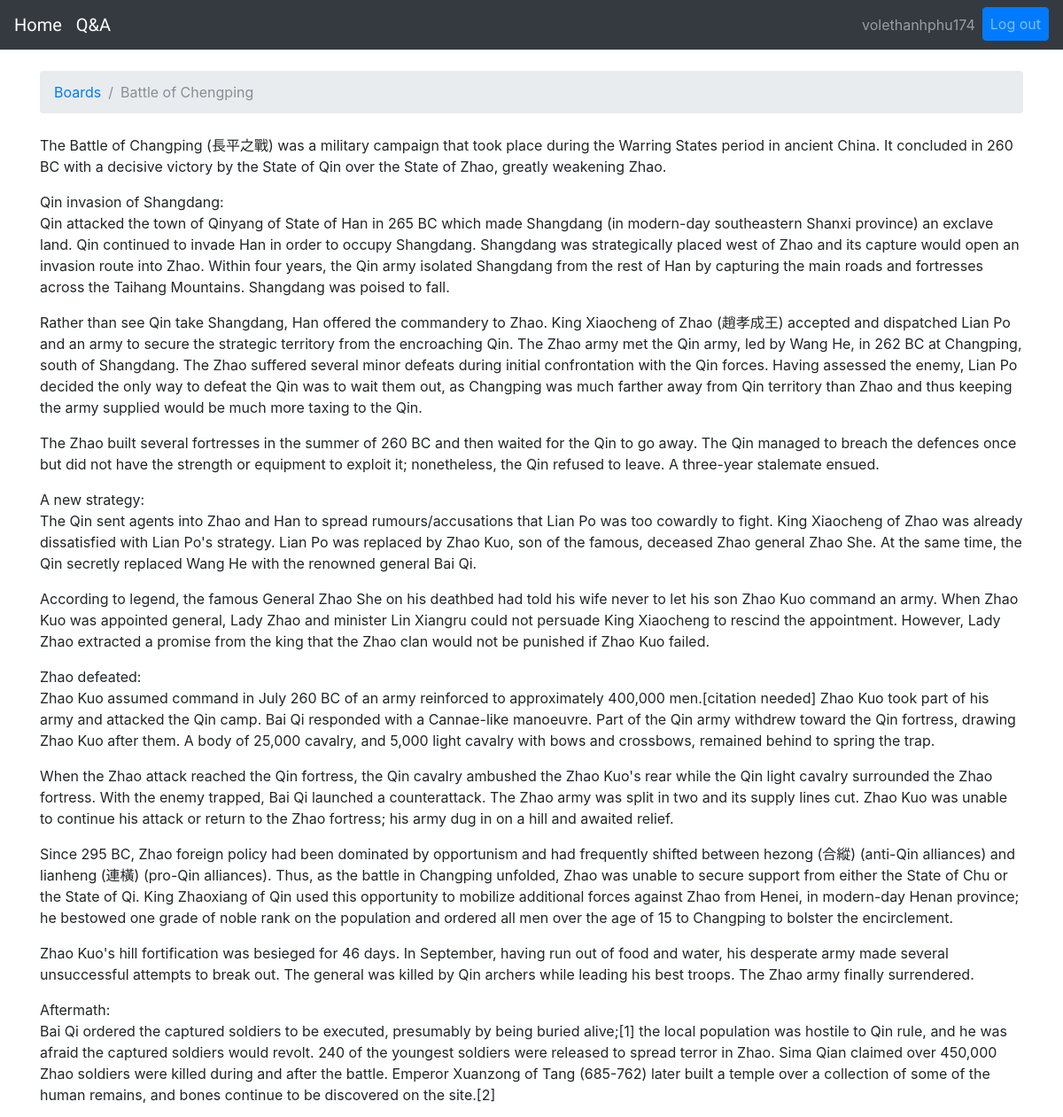
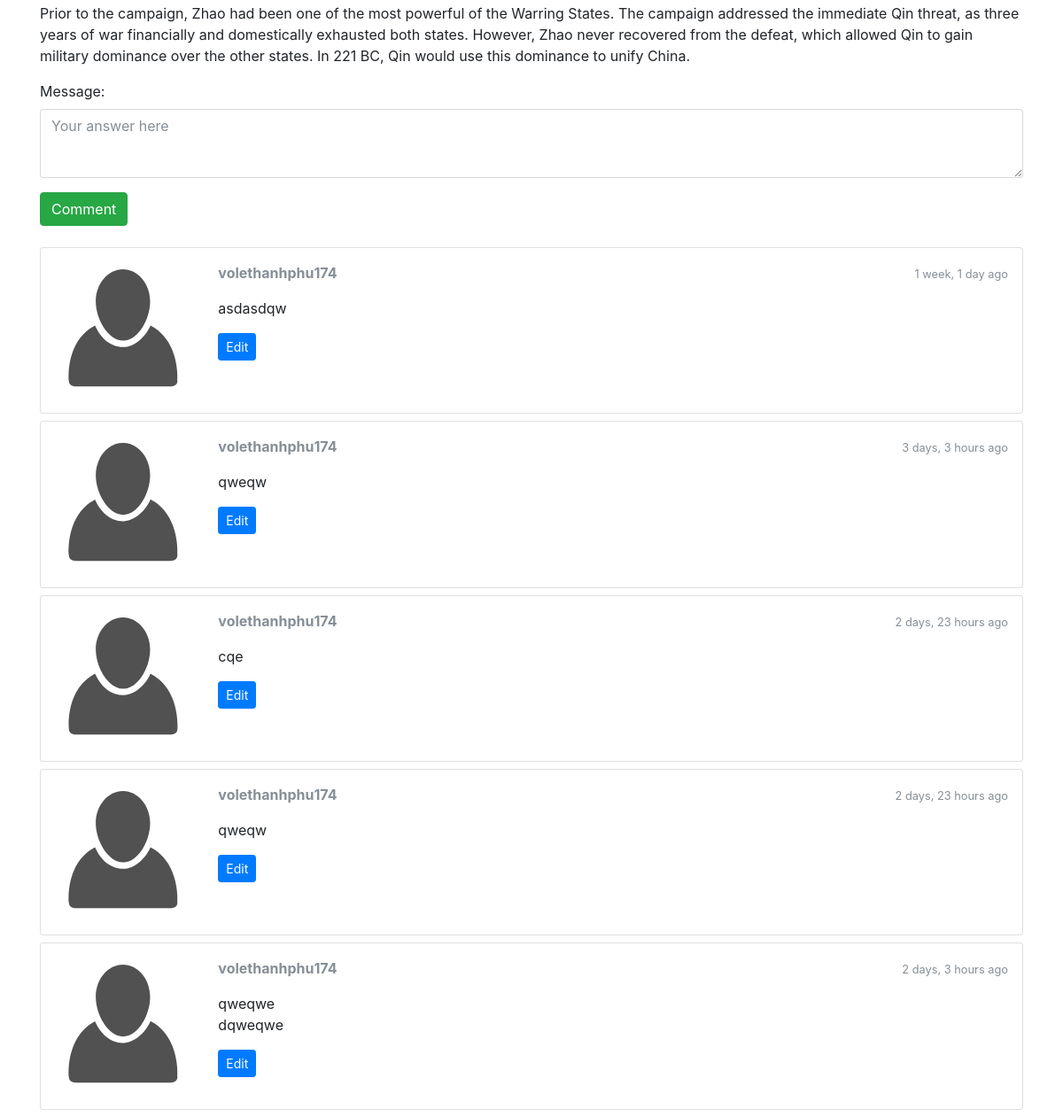
/board/battle-of-chengping/ (signed in), run on the app's committed database (2 pictures, top to bottom).
### board/models.py (models this page shows, shortened)
class Topic(models.Model):
    title = models.CharField(max_length=150)
    content = models.TextField(default="content")
    description = models.CharField(max_length=150, default="desc")
    genre = models.ManyToManyField(Genre, related_name="topics")
    slug = models.SlugField(null=False, unique=True)
    views = models.PositiveIntegerField(default=0)
    created_at = models.DateTimeField(auto_now_add=True)
    def save(self, *args, **kwargs):
        self.slug = slugify(self.title)
        super(Topic, self).save(*args, **kwargs)

class Comment(models.Model):
    message = models.TextField(default="message")
    topic = models.ForeignKey(Topic, related_name="comments", on_delete=models.CASCADE)
    created_at = models.DateTimeField(auto_now_add=True)
    created_by = models.ForeignKey(User, related_name="comments", on_delete=models.SET_NULL, null=True)

### board/views.py (the view, shortened to what this page needs)
# urls.py: url(r'^(?P<slug>[-\w]+)/$', views.topic_detail, name='topic_detail'),
def topic_detail(request, slug):
    topic = get_object_or_404(Topic, slug=slug)
    topic.views += 1
    topic.save()
    form = CommentForm()
    return render(request, 'topic.html', {'topic':topic, 'form':form})

### board/forms.py
class CommentForm(forms.ModelForm):
    message = forms.CharField(
        widget=forms.Textarea(
            attrs={'rows': 3, 'placeholder': 'Your answer here'}
        ),
    )
    class Meta:
        model = Comment
        fields = ['message', ]

### Q/templatetags/form_tags.py (called while the page is built)
@register.filter
def input_class(bound_field):
    css_class = ''
    if bound_field.form.is_bound:
        if bound_field.errors:
            css_class = 'is-invalid'
        elif field_type(bound_field) != 'PasswordInput':
            css_class = 'is-valid'
    return 'form-control {}'.format(css_class)

### board/templates/topic.html (shortened to what this page needs)
{% extends "basic.html" %}
{% load static %}
{% load humanize %}
{% block breadcrumb %}
<li class="breadcrumb-item"><a href="{% url 'board:index' %}">Boards</a></li>
<li class="breadcrumb-item active">{{ topic.title }}</li>
{% endblock %}
{% block content %}
  <div class="content">
    {{ topic.content|linebreaks }}
  </div>
  <form method="post" class="mb-4">
    {% include 'includes/form.html' %}
    <button type="submit" class="btn btn-success">Comment</button>
  </form>
  {% for comment in topic.comments.all %}
    <div class="card mb-2">
      <div class="card-body p-3">
        <div class="row">
          <div class="col-2">
            <img src="{% static 'img/avatar.svg' %}" alt="{{ comment.created_by.username }}" class="w-100">
          </div>
          <div class="col-10">
            <div class="row mb-3">
              <div class="col-6">
                <strong class="text-muted">{{ comment.created_by.username }}</strong>
              </div>
              <div class="col-6 text-right">
                <small class="text-muted">{{ comment.created_at|naturaltime }}</small>
              </div>
            </div>
            {{ comment.message|linebreaks }}
            {% if comment.created_by == user %}
              <div class="mt-3">
                <a href="#" class="btn btn-primary btn-sm" role="button">Edit</a>
              </div>
            {% endif %}
          </div>
        </div>
      </div>
    </div>
  {% endfor %}
{% endblock %}

### board/templates/basic.html (shortened to what this page needs)
{% load static %}<!DOCTYPE html>
<html lang = "en">
<head>
    <link rel="stylesheet" href="{% static 'css/bootstrap.min.css' %}">
    <link rel="stylesheet" href="{% static 'css/style.css' %}">
</head>
<body>
    {% block body %}
    <nav class="navbar navbar-expand-lg navbar-dark bg-dark">
      <ul class="navbar-nav mr-auto">
        <li class="nav-item">
          <a class="navbar-brand" href="{% url 'board:index' %}">Home</a>
        </li>
        <li class="nav-item">
          <a class="navbar-brand" href="{% url 'question:Q' %}">Q&A</a>
        </li>
      </ul>
        {% if user.is_authenticated %}
         <ul class="navbar-nav ml-auto">
           <li class="nav-item"><a class="nav-link">{{ user.username }}</a></li>
           <li class="nav-item"><a class="nav-link btn btn-primary btn-block" href="{% url 'accounts:logout' %}">Log out</a></li>
         </ul>
        {% else %}
          <form class="form-inline ml-auto">
            <a href="{% url 'accounts:login' %}" class="btn btn-outline-secondary">Log in</a>
            <a href="{% url 'accounts:signup' %}" class="btn btn-primary ml-2">Sign up</a>
          </form>
        {% endif %}
    </nav>
     <div class="container">
         <ol class="breadcrumb my-4">
           {% block breadcrumb %}
           {% endblock %}
         </ol>
     </div>
     <div class="container">
         {% block content %}
         {% endblock %}
     </div>
     {% endblock body %}
</body>
</html>

### static/css/style.css (style rules this page uses)
.navbar-brand { font-family: 'Peralta', cursive; }

### data on the page
Topic: title "Battle of Chengping", content "The Battle of Changping (長平之戰) was a military campaign that took place during the Warring States period in ancient China. It concluded in 260 BC with a decisive victory by the State of Qin over the State of Zhao, greatly weakening Zhao. Qin invasion of Shangdang: Qin attacked the town of Qinyang of State of Han in 265 BC which made Shangdang (in modern-day southeastern Shanxi province) an exclave land. Qin continued to invade Han in order to occupy Shangdang. Shangdang was strategically placed west of Zhao and its capture would open an invasion route into Zhao. Within four years, the Qin army isolated Shangdang from the rest of Han by capturing the main roads and fortresses across the…"
Comment: created_by.username "volethanhphu174", created_at "1 week, 1 day ago", message "asdasdqw", shows "Edit"
Comment: created_by.username "volethanhphu174", created_at "3 days, 3 hours ago", message "qweqw", shows "Edit"
Comment: created_by.username "volethanhphu174", created_at "2 days, 23 hours ago", message "cqe", shows "Edit"
Comment: created_by.username "volethanhphu174", created_at "2 days, 23 hours ago", message "qweqw", shows "Edit"
Comment: created_by.username "volethanhphu174", created_at "2 days, 3 hours ago", message "qweqwe dqweqwe", shows "Edit"

### other printed values
{{ user.username }} "volethanhphu174"
{{ field.label_tag }} "Message:"
